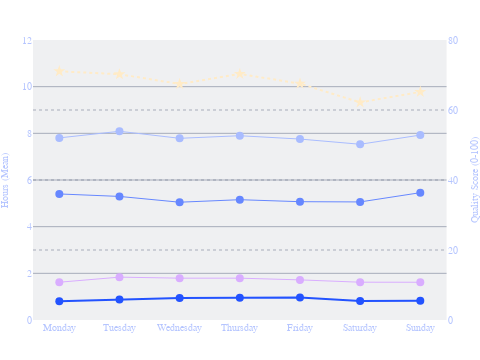

The code cell stored with this chart in its notebook:
### Code cell
# Weekly mean trend of sleep stages
weekdays = ['Monday', 'Tuesday', 'Wednesday', 'Thursday', 'Friday', 'Saturday', 'Sunday']
fig = create_sleep_trend_chart(df, 'day_of_week', weekdays, 'Sleep Stages and Quality Score across Weekdays')

fig.write_html("weekly_line_chart.html", include_plotlyjs='cdn', config={'displayModeBar': False})

fig.show()

### Figure 1 — Plotly figure (JSON) as saved in the notebook; plotly's stock layout.template omitted (floating-point values rounded to 4 significant figures)
{"data": [{"hovertemplate": "<b>%{x}</b><br>Mean Score<br>⭐️ %{y:.2f}<extra></extra>", "line": {"color": "#FFEBC7", "dash": "dot", "width": 2}, "marker": {"size": 9, "symbol": "star"}, "mode": "lines+markers", "name": "Quality Score", "type": "scatter", "x": ["Monday", "Tuesday", "Wednesday", "Thursday", "Friday", "Saturday", "Sunday"], "xaxis": "x", "y": [71.06, 70.21, 67.44, 70.3, 67.54, 62.17, 65.17], "yaxis": "y2"}, {"hovertemplate": "<b>%{x}</b><br>Mean Sleep Duration<br>⏳ %{y:.2f}h<extra></extra>", "line": {"color": "#A9BCFF", "width": 1}, "marker": {"size": 8}, "mode": "lines+markers", "name": "Total Sleep", "type": "scatter", "x": ["Monday", "Tuesday", "Wednesday", "Thursday", "Friday", "Saturday", "Sunday"], "xaxis": "x", "y": [7.804, 8.088, 7.787, 7.897, 7.754, 7.532, 7.925], "yaxis": "y"}, {"hovertemplate": "<b>%{x}</b><br>Mean Light Sleep<br>⏳ %{y:.2f}h<extra></extra>", "line": {"color": "#6687FF", "width": 1}, "marker": {"size": 8}, "mode": "lines+markers", "name": "Light Sleep", "type": "scatter", "x": ["Monday", "Tuesday", "Wednesday", "Thursday", "Friday", "Saturday", "Sunday"], "xaxis": "x", "y": [5.403, 5.296, 5.048, 5.156, 5.07, 5.06, 5.456], "yaxis": "y"}, {"hovertemplate": "<b>%{x}</b><br>Mean REM Sleep<br>⏳ %{y:.2f}h<extra></extra>", "line": {"color": "#D9ADFF", "width": 1}, "marker": {"size": 8}, "mode": "lines+markers", "name": "REM Sleep", "type": "scatter", "x": ["Monday", "Tuesday", "Wednesday", "Thursday", "Friday", "Saturday", "Sunday"], "xaxis": "x", "y": [1.619, 1.837, 1.793, 1.793, 1.719, 1.62, 1.618], "yaxis": "y"}, {"hovertemplate": "<b>%{x}</b><br>Mean Deep Sleep<br>⏳ %{y:.2f}h<extra></extra>", "line": {"color": "#2353FF", "width": 2}, "marker": {"size": 8}, "mode": "lines+markers", "name": "Deep Sleep", "type": "scatter", "x": ["Monday", "Tuesday", "Wednesday", "Thursday", "Friday", "Saturday", "Sunday"], "xaxis": "x", "y": [0.8073, 0.8804, 0.9466, 0.9486, 0.965, 0.811, 0.8295], "yaxis": "y"}], "layout": {"font": {"color": "#B5C5FF", "family": "Arial, sans-serif", "size": 10}, "height": 360, "hoverlabel": {"font": {"family": "Arial, sans-serif", "size": 12}}, "hovermode": "closest", "margin": {"b": 40, "l": 0, "pad": 0, "r": 0, "t": 40}, "paper_bgcolor": "rgba(0,0,0,0)", "plot_bgcolor": "rgba(97, 108, 132, 0.1)", "showlegend": false, "title": {"font": {"color": "#DAE2FF", "family": "Arial, sans-serif", "size": 20}, "x": 0.5, "xanchor": "center"}, "width": 480, "xaxis": {"anchor": "y", "domain": [0, 0.94], "gridcolor": "rgba(97, 108, 132, 0.5)", "gridwidth": 1, "linecolor": "rgba(97, 108, 132, 0.5)", "showgrid": false, "showline": false, "title": {"font": {"color": "#B5C5FF", "family": "Arial, sans-serif", "size": 10}}, "zeroline": false}, "yaxis": {"anchor": "x", "domain": [0, 1], "gridcolor": "rgba(97, 108, 132, 0.5)", "gridwidth": 1, "linecolor": "rgba(97, 108, 132, 0.5)", "range": [0, 12], "showline": false, "title": {"font": {"color": "#B5C5FF", "family": "Arial, sans-serif", "size": 10}, "text": "Hours (Mean)"}, "zeroline": false}, "yaxis2": {"anchor": "x", "gridcolor": "rgba(97, 108, 132, 0.5)", "griddash": "dot", "gridwidth": 1, "overlaying": "y", "range": [0, 80], "side": "right", "title": {"font": {"size": 10}, "text": "Quality Score (0-100)"}, "zeroline": false}}}
